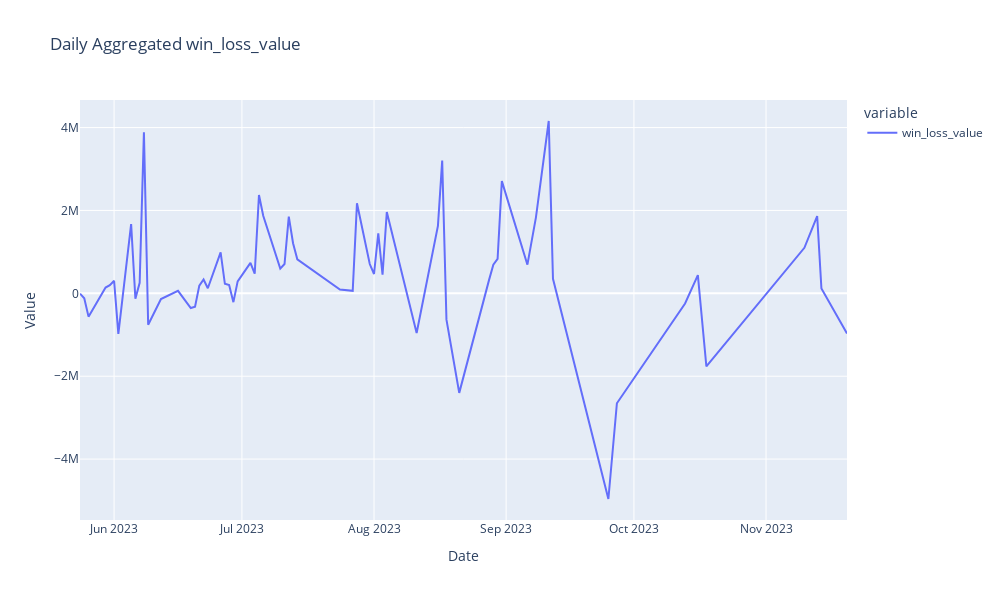

Write notebook code for a chart like this one.
### Code cell
plot_return(df, figsize=(1000, 600))
